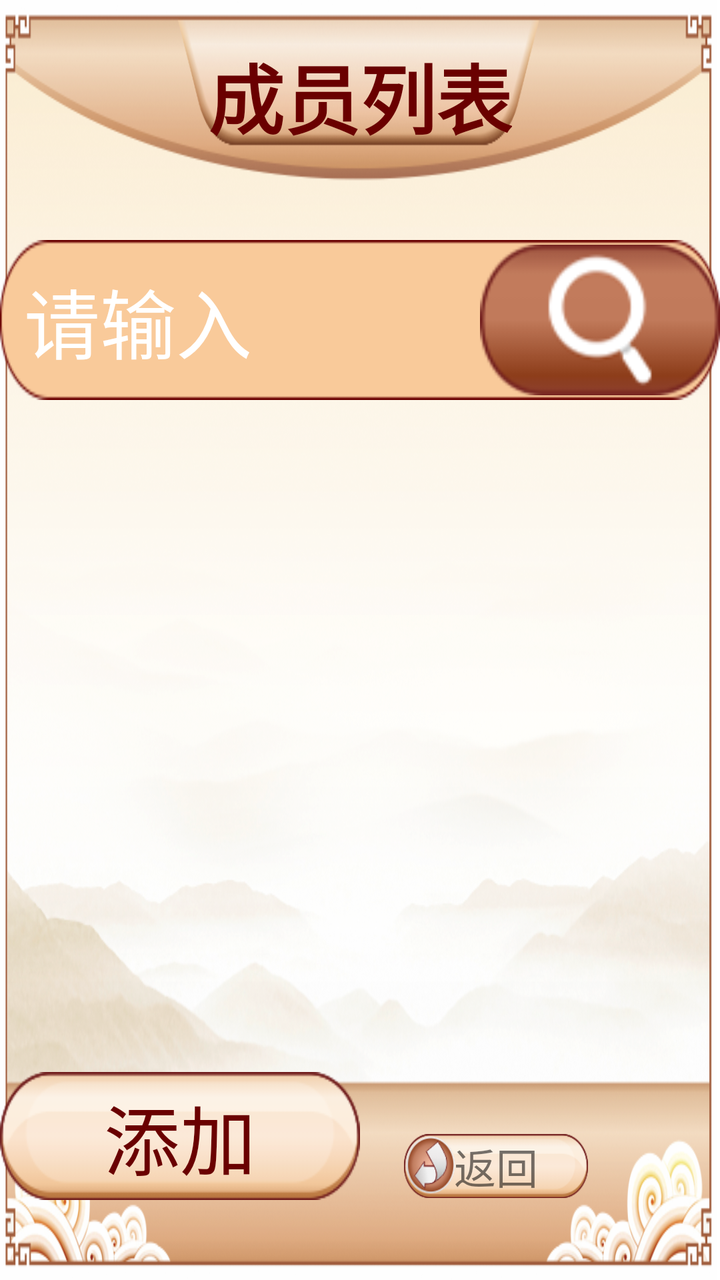
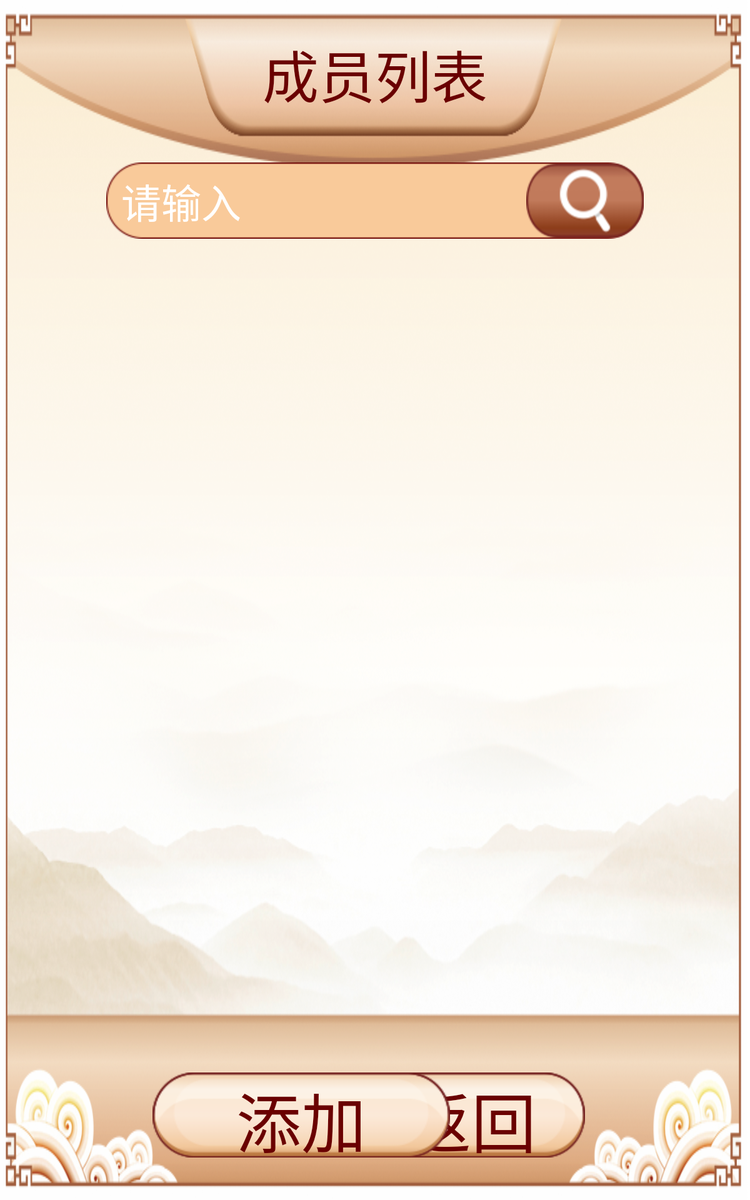

One screen, two layout resources from the same app: the default and the repository's alternative for another configuration. Each is rendered where Android would select it; the XML of both is given below.
<!-- AndroidManifest.xml: application theme AppThemeFull -->
<!-- res/layout/activity_memberlist.xml -->
<?xml version="1.0" encoding="utf-8"?>

<RelativeLayout
    xmlns:android="http://schemas.android.com/apk/res/android"
    android:layout_width="match_parent"
    android:layout_height="match_parent"
    android:background="@mipmap/ic_main_watch"
    android:orientation="vertical">

    <TextView
        android:id="@+id/tvMemberListTitle"
        android:layout_width="wrap_content"
        android:layout_height="wrap_content"
        android:layout_centerHorizontal="true"
        android:layout_marginTop="20dp"
        android:text="@string/member_list"
        android:textColor="@color/color_login_btn"
        android:textSize="@dimen/login_edt_text_size"
        android:textStyle="bold"/>

    <include
        layout="@layout/layout_back"
        android:layout_width="match_parent"
        android:layout_height="wrap_content"
        android:layout_alignParentBottom="true"
        android:layout_marginLeft="@dimen/back_btn_margin_left"
        android:layout_marginBottom="@dimen/back_btn_margin_bottom"/>

    <LinearLayout
        android:id="@+id/layMemberListSearch"
        android:layout_width="@dimen/account_edit_width"
        android:layout_height="@dimen/account_edit_height"
        android:layout_centerHorizontal="true"
        android:layout_marginTop="120dp"
        android:background="@mipmap/ic_member_list_search_bg"
        android:orientation="horizontal">

        <EditText
            android:id="@+id/edtMemberListSearch"
            android:layout_width="0dp"
            android:layout_height="match_parent"
            android:layout_weight="1"
            android:background="@null"
            android:gravity="center_vertical"
            android:hint="@string/member_list_edt_search_hint"
            android:maxLines="1"
            android:paddingLeft="12dp"
            android:paddingRight="12dp"
            android:singleLine="true"
            android:textColor="@color/color_login_btn"
            android:textColorHint="@color/member_list_search_text_color"
            android:textSize="@dimen/login_edt_text_size"/>

        <ImageView
            android:id="@+id/ivMemberListSearch"
            android:layout_width="120dp"
            android:layout_height="80dp"
            android:src="@mipmap/ic_search"/>

    </LinearLayout>

    <android.support.v7.widget.RecyclerView
        android:id="@+id/rcvMemberList"
        android:layout_width="match_parent"
        android:layout_height="match_parent"
        android:layout_below="@id/layMemberListSearch"
        android:layout_marginLeft="47dp"
        android:layout_marginTop="16dp"
        android:layout_marginRight="56dp"
        android:layout_marginBottom="148dp"/>

    <TextView
        android:id="@+id/btnMemberAdd"
        android:layout_width="184dp"
        android:layout_height="64dp"
        android:layout_alignParentBottom="true"
        android:layout_alignParentRight="true"
        android:layout_marginBottom="40dp"
        android:layout_marginRight="180dp"
        android:background="@mipmap/ic_add_btn"
        android:gravity="center"
        android:textColor="@color/color_login_btn"
        android:text="@string/add_member"
        android:textSize="38sp"/>

</RelativeLayout>
<!-- res/layout/layout_back.xml (included above) -->
<?xml version="1.0" encoding="utf-8"?>

<LinearLayout
    xmlns:android="http://schemas.android.com/apk/res/android"
    android:layout_width="match_parent"
    android:layout_height="wrap_content"
    android:orientation="vertical">

    <TextView
        android:id="@+id/layTvBack"
        android:layout_width="92dp"
        android:layout_height="32dp"
        android:layout_marginLeft="22dp"
        android:layout_marginTop="12dp"
        android:layout_marginBottom="7dp"
        android:background="@mipmap/ic_back"
        android:gravity="center"
        android:text="@string/back"
        android:textSize="21sp"/>

</LinearLayout>
<!-- resources referenced by this layout -->
<resources>
  <color name="color_login_btn">#6A0000</color>
  <color name="member_list_search_text_color">#FFFFFF</color>
  <dimen name="account_edit_height">80dp</dimen>
  <dimen name="account_edit_width">510dp</dimen>
  <dimen name="back_btn_margin_bottom">34dp</dimen>
  <dimen name="back_btn_margin_left">180dp</dimen>
  <dimen name="login_edt_text_size">38sp</dimen>
  <!-- mipmap ic_add_btn: png bitmap (mipmap-mdpi, 4596 bytes) -->
  <!-- mipmap ic_back: png bitmap (mipmap-mdpi, 9404 bytes) -->
  <!-- mipmap ic_main_watch: png bitmap (mipmap-mdpi, 517721 bytes) -->
  <!-- mipmap ic_member_list_search_bg: png bitmap (mipmap-mdpi, 2732 bytes) -->
  <!-- mipmap ic_search: png bitmap (mipmap-mdpi, 4867 bytes) -->
  <string name="add_member">添加</string>
  <string name="back">返回</string>
  <string name="member_list">成员列表</string>
  <string name="member_list_edt_search_hint">请输入</string>
  <style name="AppThemeFull" parent="Theme.AppCompat.Light.NoActionBar">
          <item name="windowNoTitle">true</item>
          <item name="windowActionBar">false</item>
          <item name="android:windowFullscreen">true</item>
          <item name="android:windowContentOverlay">@null</item>
      </style>
</resources>
<!-- res/layout-sw600dp/activity_memberlist.xml (the repository's variant of the layout above) -->
<!-- drawn on a 7-inch tablet held upright -->
<?xml version="1.0" encoding="utf-8"?>

<RelativeLayout
    xmlns:android="http://schemas.android.com/apk/res/android"
    android:layout_width="match_parent"
    android:layout_height="match_parent"
    android:background="@mipmap/ic_main_watch"
    android:orientation="vertical">

    <TextView
        android:id="@+id/tvMemberListTitle"
        style="@style/PageTitleText"
        android:layout_width="wrap_content"
        android:layout_height="wrap_content"
        android:text="@string/member_list"/>

    <LinearLayout
        android:id="@+id/layMemberListSearch"
        android:layout_width="@dimen/page_search_width"
        android:layout_height="@dimen/page_search_height"
        android:layout_centerHorizontal="true"
        android:layout_marginTop="@dimen/page_content_margin_top"
        android:background="@mipmap/ic_member_list_search_bg"
        android:orientation="horizontal">

        <EditText
            android:id="@+id/edtMemberListSearch"
            android:layout_width="0dp"
            android:layout_height="match_parent"
            android:layout_weight="1"
            android:background="@null"
            android:gravity="center_vertical"
            android:hint="@string/member_list_edt_search_hint"
            android:maxLines="1"
            android:paddingLeft="12dp"
            android:paddingRight="12dp"
            android:singleLine="true"
            android:textColor="@color/color_login_btn"
            android:textColorHint="@color/member_list_search_text_color"
            android:textSize="32sp"/>

        <ImageView
            android:id="@+id/ivMemberListSearch"
            android:layout_width="wrap_content"
            android:layout_height="match_parent"
            android:src="@mipmap/ic_search"/>

    </LinearLayout>

    <android.support.v7.widget.RecyclerView
        android:id="@+id/rcvMemberList"
        android:layout_width="match_parent"
        android:layout_height="match_parent"
        android:layout_below="@id/layMemberListSearch"
        android:layout_marginLeft="47dp"
        android:layout_marginTop="16dp"
        android:layout_marginRight="56dp"
        android:layout_marginBottom="128dp"/>

    <TextView
        android:id="@+id/layTvBack"
        style="@style/BackBtnStyle"
        android:layout_alignParentLeft="true"
        android:layout_alignParentBottom="true"
        android:layout_marginLeft="@dimen/page_bottom_two_btn_margin_horizon"
        android:layout_marginBottom="@dimen/back_btn_margin_bottom"/>

    <TextView
        android:id="@+id/btnMemberAdd"
        style="@style/NextBtnStyle"
        android:layout_alignParentRight="true"
        android:layout_alignParentBottom="true"
        android:layout_marginRight="@dimen/page_bottom_two_btn_margin_horizon"
        android:layout_marginBottom="@dimen/back_btn_margin_bottom"
        android:background="@mipmap/ic_add_btn"
        android:gravity="center"
        android:paddingLeft="0dp"
        android:text="@string/add_member"/>

</RelativeLayout>
<!-- resources referenced by the variant -->
<!-- as a 7-inch tablet held upright resolves them -->
<resources>
  <color name="color_login_btn">#6A0000</color>
  <color name="member_list_search_text_color">#FFFFFF</color>
  <dimen name="back_btn_margin_bottom">34dp</dimen>
  <dimen name="page_bottom_two_btn_margin_horizon">240dp</dimen>
  <dimen name="page_content_margin_top">130dp</dimen>
  <dimen name="page_search_height">61dp</dimen>
  <dimen name="page_search_width">430dp</dimen>
  <!-- mipmap ic_add_btn: png bitmap (mipmap-mdpi, 4596 bytes) -->
  <!-- mipmap ic_main_watch: png bitmap (mipmap-mdpi, 517721 bytes) -->
  <!-- mipmap ic_member_list_search_bg: png bitmap (mipmap-mdpi, 2732 bytes) -->
  <!-- mipmap ic_search: png bitmap (mipmap-mdpi, 4867 bytes) -->
  <string name="add_member">添加</string>
  <string name="member_list">成员列表</string>
  <string name="member_list_edt_search_hint">请输入</string>
  <style name="BackBtnStyle">
          <item name="android:layout_width">228dp</item>
          <item name="android:layout_height">68dp</item>
          <item name="android:background">@mipmap/ic_back</item>
          <item name="android:text">@string/back</item>
          <item name="android:textSize">@dimen/main_bottom_text_size</item>
          <item name="android:textColor">@color/color_login_btn</item>
          <item name="android:textStyle">normal</item>
          <item name="android:paddingLeft">85dp</item>
          <item name="android:gravity">center_vertical</item>
      </style>
  <style name="NextBtnStyle">
          <item name="android:layout_width">238dp</item>
          <item name="android:layout_height">68dp</item>
          <item name="android:background">@mipmap/ic_btn_next</item>
          <item name="android:text">@string/next</item>
          <item name="android:textSize">@dimen/main_bottom_text_size</item>
          <item name="android:textColor">@color/color_login_btn</item>
          <item name="android:textStyle">normal</item>
          <item name="android:paddingLeft">8dp</item>
          <item name="android:gravity">center_vertical</item>
      </style>
  <style name="PageTitleText">
          <item name="android:textSize">@dimen/page_title_text_size</item>
          <item name="android:textColor">@color/color_login_btn</item>
          <item name="android:textStyle">normal</item>
          <item name="android:layout_marginTop">26dp</item>
          <item name="android:layout_centerHorizontal">true</item>
      </style>
  <style name="AppThemeFull" parent="Theme.AppCompat.Light.NoActionBar">
          <item name="windowNoTitle">true</item>
          <item name="windowActionBar">false</item>
          <item name="android:windowFullscreen">true</item>
          <item name="android:windowContentOverlay">@null</item>
      </style>
  <string name="back">返回</string>
  <dimen name="main_bottom_text_size">52sp</dimen>
  <string name="next">下一步</string>
  <dimen name="page_title_text_size">45sp</dimen>
</resources>
